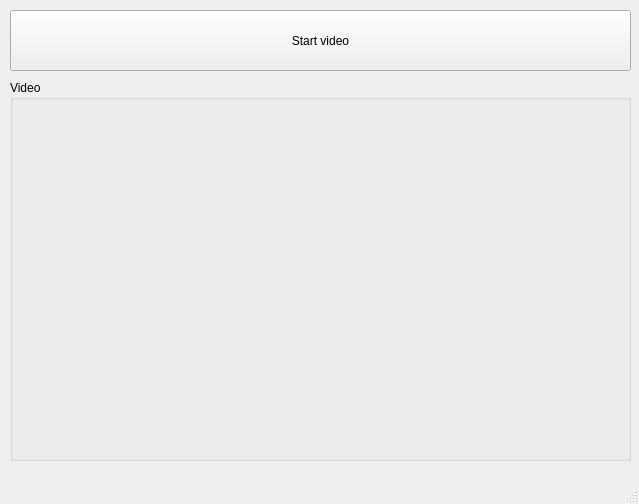
<?xml version="1.0" encoding="UTF-8"?>

<ui version="4.0">

 <class>MainWindow</class>

 <widget class="QMainWindow" name="MainWindow">

  <property name="geometry">

   <rect>

    <x>0</x>

    <y>0</y>

    <width>639</width>

    <height>504</height>

   </rect>

  </property>

  <property name="windowTitle">

   <string>MainWindow</string>

  </property>

  <property name="styleSheet">

   <string notr="true"/>

  </property>

  <widget class="QWidget" name="centralwidget">

   <widget class="QGroupBox" name="groupBox">

    <property name="geometry">

     <rect>

      <x>10</x>

      <y>80</y>

      <width>621</width>

      <height>381</height>

     </rect>

    </property>

    <property name="sizePolicy">

     <sizepolicy hsizetype="Preferred" vsizetype="Preferred">

      <horstretch>0</horstretch>

      <verstretch>0</verstretch>

     </sizepolicy>

    </property>

    <property name="title">

     <string>Video</string>

    </property>

    <widget class="QWidget" name="ImgWidget" native="true">

     <property name="geometry">

      <rect>

       <x>10</x>

       <y>20</y>

       <width>601</width>

       <height>351</height>

      </rect>

     </property>

    </widget>

   </widget>

   <widget class="QPushButton" name="startButton">

    <property name="geometry">

     <rect>

      <x>10</x>

      <y>10</y>

      <width>621</width>

      <height>61</height>

     </rect>

    </property>

    <property name="text">

     <string>Start video</string>

    </property>

   </widget>

  </widget>

  <widget class="QMenuBar" name="menubar">

   <property name="geometry">

    <rect>

     <x>0</x>

     <y>0</y>

     <width>639</width>

     <height>21</height>

    </rect>

   </property>

  </widget>

  <widget class="QStatusBar" name="statusbar"/>

 </widget>

 <resources/>

 <connections/>

</ui>
